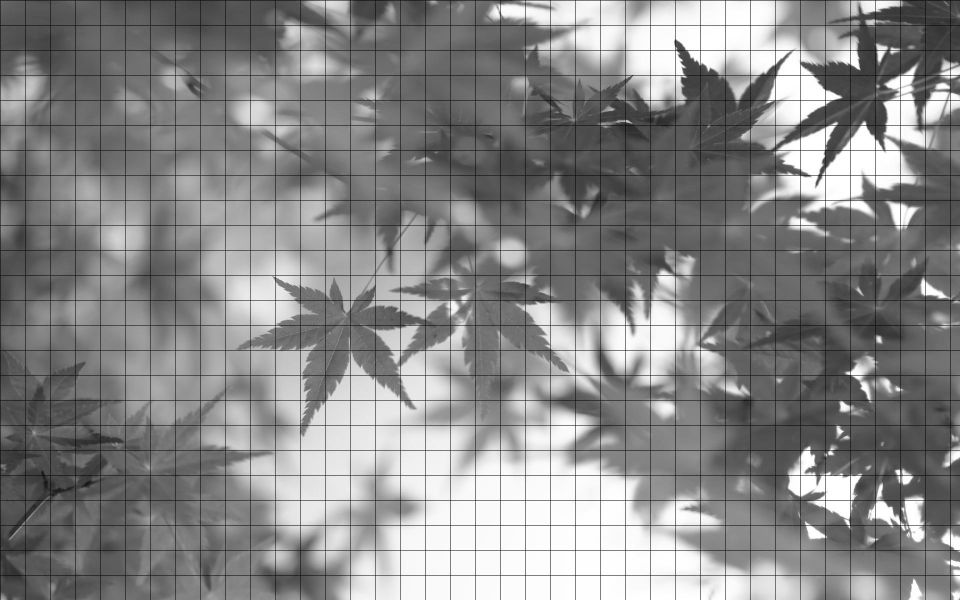
#> input picture images/folhas_Reticulada.jpg, 1920 x 1200 px (shown at 1/2 size)
$ python main.py
#> lines starting #> are read from the running program, lines starting #| are printed output that depends on the picture
import numpy as np
import matplotlib.pyplot as plt
from skimage.io import imread, imshow
from skimage.color import rgb2hsv, rgb2gray, rgb2yuv
from skimage import color, exposure, transform
from skimage.exposure import equalize_hist


PATH_FOLHA = "images/folhas.jpg"
PATH_FOLHA_RETICULADA = "images/folhas_Reticulada.jpg"

if __name__ == "__main__":
    # Abra a imagem
    folha_image = imread(PATH_FOLHA_RETICULADA, as_gray=True)
#> folha_image is the input picture: shape (1200, 1920); min 0, max 255, mean 135.9

    folha_image_fourier = np.fft.fftshift(np.fft.fft2(folha_image))

    plt.imshow(np.log(abs(folha_image_fourier)), cmap='gray')
    plt.savefig("results/folha_fourier.png")
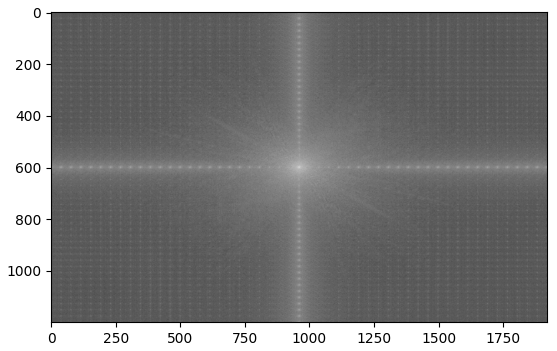
#> figure drawn by matplotlib, 1 panel

    # Tamanho da imagem
    height, width = folha_image_fourier.shape
#> height = 1200; width = 1920

    print(height)
#| 1200
    print(width)
#| 1920


    # Aplicando mascara
    f_size = 15

    folha_image_fourier[:580, 959:961] = 1
    folha_image_fourier[-580:,959:961] = 1

    fig, ax = plt.subplots(1,3,figsize=(15,15))

    ax[0].imshow(np.log(abs(folha_image_fourier)), cmap='gray')
    ax[0].set_title('Masked Fourier', fontsize = f_size)

    ax[1].imshow(folha_image, cmap = 'gray')
    ax[1].set_title('Greyscale Image', fontsize = f_size)

    ax[2].imshow(abs(np.fft.ifft2(folha_image)), cmap='gray')
    ax[2].set_title('Transformed Greyscale Image', fontsize = f_size)

    plt.show()
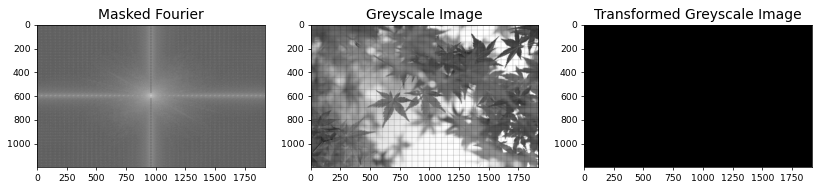
#> figure drawn by matplotlib, 3 panels
